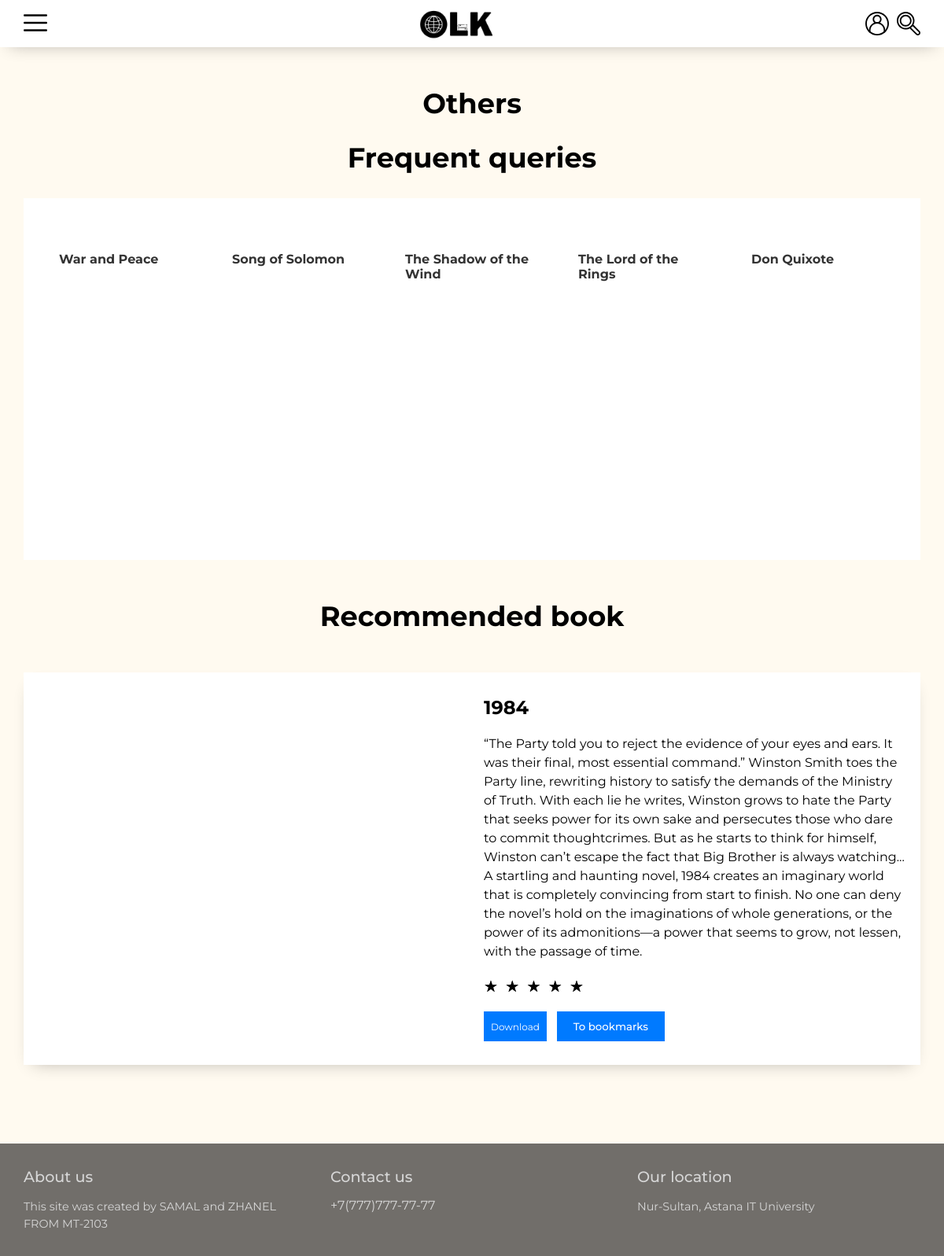
Page /olk/book5.php on the committed database.
### tables this page shows
CREATE TABLE `book` (
  `book_id` int(11) NOT NULL,
  `name` varchar(255) NOT NULL,
  `description` text NOT NULL,
  `picture` text NOT NULL,
  `genre_id` int(11) NOT NULL,
  `download_link` text DEFAULT NULL
);

### olk/book5.php (the view, shortened to what this page needs)
<!DOCTYPE html>
<html lang="en">
<head>
    <link rel="stylesheet" href="style.css">
    <link rel="stylesheet" href="https://unpkg.com/swiper/swiper-bundle.css" />
    <link rel="stylesheet" href="https://unpkg.com/swiper/swiper-bundle.min.css" />
</head>
<body>
    <?php
        include 'header.php';
    ?>
    <main class="main-library">
        <div class="container">
            <h1 class="title">Others</h1> <br><br>
            <h1 class="title">Frequent queries</h1>
            <div class="slider-wrapper">
            <div class="swiper-container swiper-container-books">
                <div class="swiper-wrapper books-slider">
                    <?php
                        $query_to_select = "SELECT * FROM book WHERE genre_id = 5";
                        $result = $connect->query($query_to_select);
                        $rows = array();
                        while($row = $result->fetch_assoc()){
                            $rows[] = $row;
                        }
                        for($i = 0; $i < count($rows); $i++){
                            echo "<div class=\"swiper-slide\">
                                      <a href=\" chosen_book.php?book_id=" . $rows[$i]['book_id'] . "\" class=\"book-slide\">
                                          <img src=\" " . $rows[$i]['picture'] . " \" alt=\"\">
                                          <h5 class=\"book-title\">" . $rows[$i]['name'] . " </h5>
                                      </a>
                                  </div>";
                        }
                    ?>
                </div>
            </div>
        </div>
    </div>
    </main>
    <main class="main-profile">
        <div class="container">
            <h1 class="title">Recommended book</h1>
            <div class="profile-box">
                <div class="pfp">
                </div>
                <div class="content">
                    <h2 class="name">1984</h2>
                    <p>
                        “The Party told you to reject the evidence of your eyes and ears. It was their final, most essential command.”
                        Winston Smith toes the Party line, rewriting history to satisfy the demands of the Ministry of Truth.
                        With each lie he writes, Winston grows to hate the Party that seeks power for its own sake and persecutes those
                        who dare to commit thoughtcrimes. But as he starts to think for himself, Winston can’t escape the fact that Big
                        Brother is always watching...
                        A startling and haunting novel, 1984 creates an imaginary world that is completely convincing from start to finish.
                        No one can deny the novel’s hold on the imaginations of whole generations, or the power of its admonitions—a power
                        that seems to grow, not lessen, with the passage of time.
                    </p>
                    <div class="rating">
                        <span class="rated">☆</span>
                        <span class="rated">☆</span>
                        <span class="rated">☆</span>
                        <span class="rated">☆</span>
                        <span class="rated">☆</span>
                    </div>
                    <a href="https://www.planetebook.com/free-ebooks/1984.pdf" class="btn2" download="https://www.planetebook.com/free-ebooks/1984.pdf">Download</a>
                    <button type="button" class="btn inversed">To bookmarks</button>
                </div>
            </div>
        </div>
    </main>
    <footer class="footer">
        <div class="container">
            <div class="about">
                <h2 class="footer-title">About us</h2>
                <p>This site was created by SAMAL and ZHANEL FROM MT-2103</p>
            </div>
            <div class="contact">
                <h2 class="footer-title">Contact us</h2>
                <a href="tel:+77777777777" class="tel">+7(777)777-77-77</a>
            </div>
            <div class="location">
                <h2 class="footer-title">Our location</h2>
                <p>Nur-Sultan, Astana IT University</p>
            </div>
        </div>
    </footer>
</body>
</html>

### olk/style.css (style rules this page uses)
* { box-sizing: border-box; margin: 0; padding: 0; }
body { font-family: 'Montserrat', sans-serif; font-size: 14px; background-color: floralwhite; }
a { text-decoration: none; color: #333; }
.container { padding-right: 15px; padding-left: 15px; margin-right: auto; margin-left: auto; }
@media (min-width: 768px) { .container { width: 750px; } }
@media (min-width: 768px) { body { font-size: 10px; } }
@media (min-width: 992px) { .container { width: 970px; } }
@media (min-width: 1200px) { .container { width: 1170px; } }
h1.title { font-size: 2.2rem; text-align: center; }
.footer { background-color: #0000008e; margin-top: 50px; padding: 30px 0; color: rgb(214, 214, 214); }
.footer .container { display: grid; grid-template-columns: 1fr 1fr 1fr; gap: 30px; }
.footer .footer-title { font-size: 1.2rem; font-weight: 500; }
.footer p { margin-top: 15px; font-size: 0.9rem; line-height: 22px; }
.footer .contact a { color: rgb(214, 214, 214); font-size: 1rem; display: block; margin-top: 15px; }
.main-profile { margin-top: 50px; margin-bottom: 100px; }
.main-profile .profile-box { background-color: #fff; margin-top: 50px; display: grid; gap: 30px; padding: 30px 20px; -webkit-box-shadow: 0px 9px 21px -12px rgba(0,0,0,0.3); -moz-box-shadow: 0px 9px 21px -12px rgba(0,0,0,0.3); box-shadow: 0px 9px 21px -12px rgba(0,0,0,0.3); }
@media (min-width: 576px) { .main-profile .profile-box { grid-template-columns: 1fr 1fr; } }
.main-profile .profile-box .pfp { max-width: 300px; width: 100%; justify-self: center; }
.main-profile .profile-box .content .name { font-size: 24px; }
.main-profile .profile-box .content p { font-size: 16px; line-height: 24px; margin-top: 20px; }
.main-library { margin-top: 50px; }
.main-library .slider-wrapper { padding: 30px; width: 100%; background-color: #fff; margin-top: 30px; }
.main-library .books-slider .book-slide { display: block; width: 100%; height: 100%; padding: 15px; }
.main-library .books-slider .book-slide .book-title { font-size: 16px; margin-top: 10px; }
.main-library .swiper-container { width: 100%; height: 400px; }
.main-library .swiper-container-books { background-color: #fff; }
.main-profile .content button { border: 1px solid transparent; background-color: var(--swiper-theme-color); padding: 10px 20px; color: #fff; font-family: 'Montserrat', sans-serif; cursor: pointer; margin-top: 20px; margin-right: 10px; font-weight: 500; }
.rating { unicode-bidi: bidi-override; width: fit-content; font-size: 20px; margin-top: 20px; }
.rating > span { display: inline-block; position: relative; width: 1.1em; }
.rating > .rated:before { content: "\2605"; position: absolute; }
.btn2 { height: 38px; background-color: #007AFF; width: 80px; color: #fff; display: inline-block; text-align: center; padding-top: 12px; font-size: 12px; margin-right: 10px; }

### rows in the picture
book: name "War and Peace"
book: name "Song of Solomon"
book: name "The Shadow of the Wind"
book: name "The Lord of the Rings"
book: name "Don Quixote"
